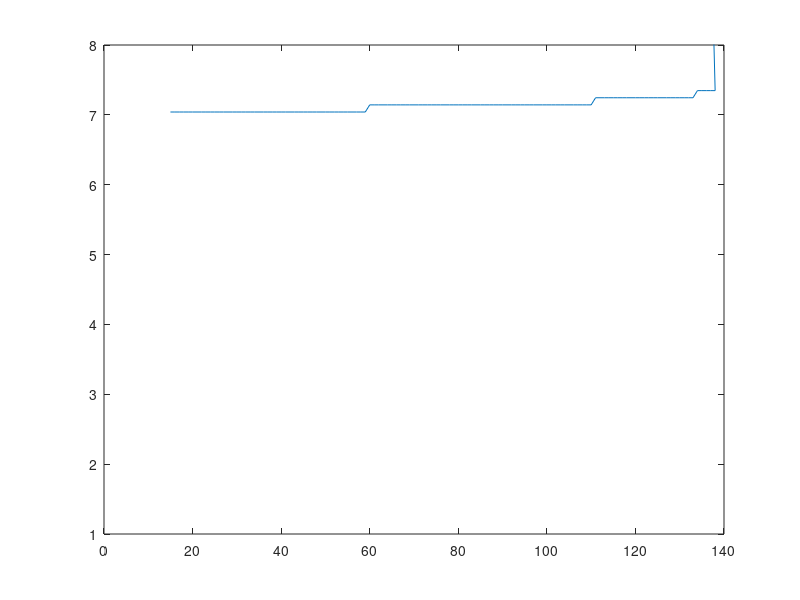

MATLAB code to generate this figure:
clear all
data = dlmread("wave.txt","emptyvalue", 100);
data(data==0)=NaN;

timesMillis = data(:,1);

x = data(:,2:2:end);
y = data(:,3:2:end);

for i = 1:rows(data)
  plot(x(i,:), y(i,:))
  set(gca, "ylim", [1, 8])
  pause(0.2);
endfor